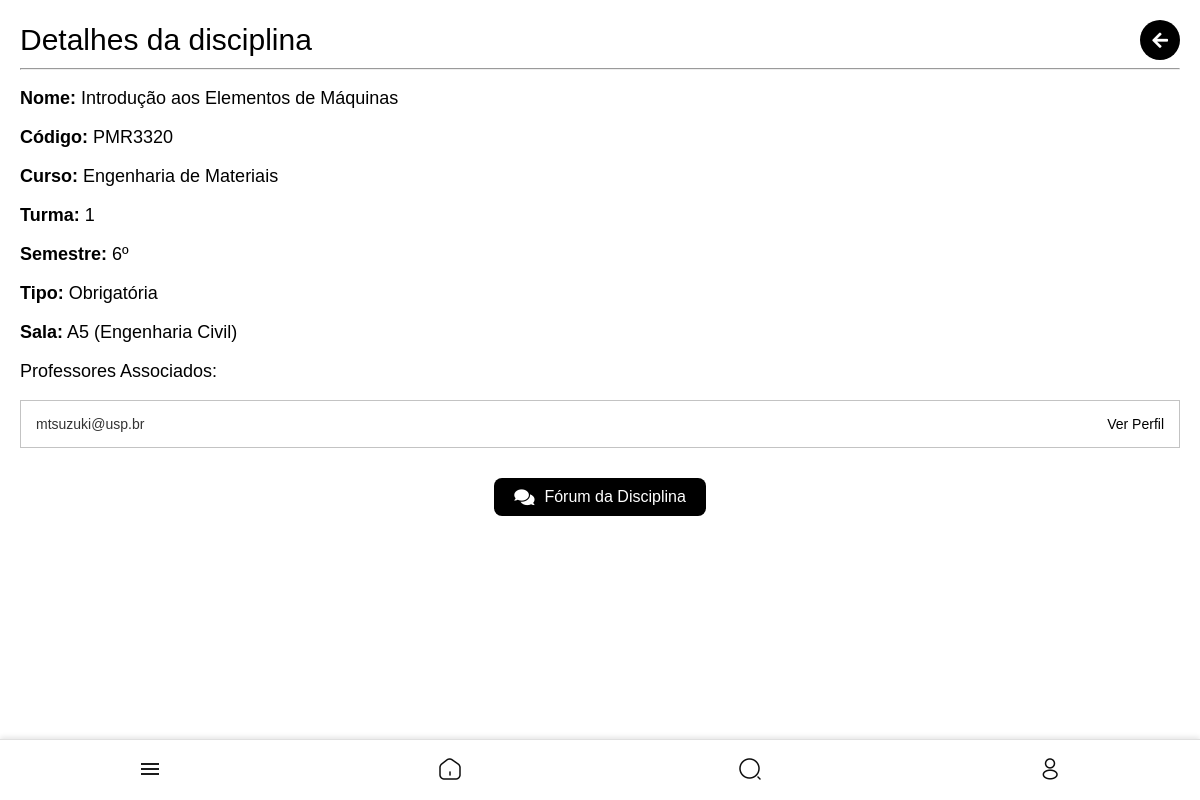
/disciplinas/3180/ (signed in), run on the app's committed database.
### core/models.py (models this page shows, shortened)
class Disciplina(models.Model):
    nome = models.CharField(max_length=255)
    codigo = models.CharField(max_length=10)
    curso = models.CharField(max_length=255)
    semestre = models.CharField(max_length=10)
    tipo = models.CharField(max_length=50)
    sala = models.ForeignKey(Sala, on_delete=models.SET_NULL, null=True, blank=True, related_name='disciplinas')
    professor_responsavel = models.ForeignKey(
        settings.AUTH_USER_MODEL,
        null=True,
        blank=True,
        on_delete=models.SET_NULL,
        limit_choices_to={'user_type': 'professor'}
    )
    turma = models.IntegerField(default=1)

class Sala(models.Model):
    nome = models.CharField(max_length=50)
    predio = models.ForeignKey(Predio, on_delete=models.CASCADE, related_name='salas')
    pos_x = models.IntegerField(default=400)
    pos_y = models.IntegerField(default=200)
    Andar = models.IntegerField(default=1)

class Predio(models.Model):
    nome = models.CharField(max_length=100, unique=True)
    latitude = models.DecimalField(max_digits=9, decimal_places=6)
    longitude = models.DecimalField(max_digits=9, decimal_places=6)

class CustomUser(AbstractUser):
    USER_TYPE_CHOICES = (
        ('aluno', 'Aluno'),
        ('representante', 'Representante de Classe'),
        ('professor', 'Professor'),
        ('entidade', 'Entidade'),
    )
    user_type = models.CharField(max_length=20, choices=USER_TYPE_CHOICES, default='aluno')
    curso = models.CharField(max_length=100, blank=True, null=True)
    semestre = models.CharField(max_length=3, blank=True, null=True)
    departamento = models.CharField(max_length=100, blank=True, null=True)
    foto = models.ImageField(upload_to='user_photos/', blank=True, null=True, default='defaultphoto.jpg')
    email = models.EmailField(unique=True, validators=[CustomEmailValidator()])
    eventos_interesse = models.ManyToManyField('Evento', blank=True, related_name='interessados')
    is_public_profile = models.BooleanField(default=True)
    class Meta:
        verbose_name = 'Usuário'
        verbose_name_plural = 'Usuários'

### core/views.py (the view)
# urls.py: path('disciplinas/<int:disciplina_id>/', views.detalhe_disciplina, name='detalhe_disciplina'),
@login_required
def detalhe_disciplina(request, disciplina_id):
    disciplina = get_object_or_404(Disciplina, id=disciplina_id)
    professores = User.objects.filter(
        user_type='professor',
        userdiscipline__disciplina=disciplina
    )
    return render(request, 'core/detalhe_disciplina.html', {'disciplina': disciplina, 'professores': professores})

### templates/core/detalhe_disciplina.html (shortened to what this page needs)
{% extends 'core/base.html' %}
{% block content %}
{% load static %}
<div class="disciplinas-add-container">
    <div class="header-container">
        <h1>Detalhes da disciplina</h1>
        <div class="actions">
            <button class="icon-btn" onclick="history.back();">
                <i class="fa fa-arrow-left"></i>
            </button>
        </div>
    </div>
    <hr>
    <div class="disciplina-info">
        <p><strong>Nome:</strong> {{ disciplina.nome }}</p>
        <p><strong>Código:</strong> {{ disciplina.codigo }}</p>
        <p><strong>Curso:</strong> {{ disciplina.curso }}</p>
        <p><strong>Turma:</strong> {{ disciplina.turma }}</p>
        <p><strong>Semestre:</strong> {{ disciplina.semestre }}</p>
        <p><strong>Tipo:</strong> {{ disciplina.tipo }}</p>
        {% if disciplina.sala %}
        <p><strong>Sala:</strong> {{ disciplina.sala.nome }} ({{ disciplina.sala.predio.nome }})</p>
        {% else %}
        <p><strong>Sala:</strong> Não atribuída</p>
        {% endif %}
    </div>
    <div class="professores-container">
        <h3>Professores Associados:</h3>
        <ul class="disciplinas-add-list">
            {% for professor in professores %}
            <li class="disciplina-detail-item">
                <span>{{ professor.username }}</span>
                <a href="{% url 'view_profile' professor.id %}" class="btn btn-secondary">
                    Ver Perfil
                </a>
            </li>
            {% empty %}
            <li class="empty-result" style="font-size: min(15px,4vw); color: #8c8c8c;">
                Nenhum professor associado.
            </li>
            {% endfor %}
        </ul>
    </div>
    <div class="import-disciplinas-container">
        <a href="{% url 'lista_topicos' disciplina.id %}" class="import-btn">
            <i class="fa fa-comments"></i>
            <span>Fórum da Disciplina</span>
        </a>
    </div>
</div>
{% endblock %}

### static/style.css (style rules this page uses)
@media (min-width: 769px) { body { font-family: Arial, sans-serif; background-color: rgb(234, 234, 234); display: flex; flex-direction: column; align-items: center; justify-content: flex-start; min-height: 100vh; margin: 0; padding-bottom: 5vw; } }
@media (min-width: 769px) { a { text-decoration: none; color: #000000; } }
@media (min-width: 769px) { .header-container { display: flex; flex-direction: row; justify-content: space-between; align-items: center; } }
@media (min-width: 769px) { .actions { display: flex; flex-direction: row; gap: min(10px, 2vw); justify-content: center; align-items: center; } }
@media (min-width: 769px) { .actions .icon-btn { display: flex; flex-direction: row; justify-content: center; background-color: #000; color: #fff; border: none; border-radius: 50%; width: min(40px, 8vw); height: min(40px, 8vw); font-size: min(18px, 4vw); cursor: pointer; text-decoration: none; } }
@media (min-width: 769px) { .disciplinas-add-container { padding: min(6vw, 20px); font-family: Arial, sans-serif; padding-bottom: min(20vw,80px); width: 100vw; box-sizing: border-box; } }
@media (min-width: 769px) { .disciplinas-add-container h3 { font-weight: normal; font-size: min(18px,5vw); } }
@media (min-width: 769px) { .disciplinas-add-container h1 { font-size: min(30px,6vw); margin-bottom: 0; margin-top: 0; font-weight:normal; text-align: left; } }
@media (min-width: 769px) { .disciplinas-add-list { list-style: none; padding: 0; margin: 0; display: flex; flex-direction: column; } }
@media (min-width: 769px) { .disciplinas-add-list { display: flex; justify-content: center; align-items: center; margin-bottom: min(10px); } }
@media (min-width: 769px) { .import-disciplinas-container { text-align: center; margin-top: min(20px, 6vw); } }
@media (min-width: 769px) { .import-btn { display: inline-flex; align-items: center; justify-content: center; font-size: min(16px, 4vw); color: white; background-color: #000000; padding: min(10px, 3vw) min(20px, 6vw); border-radius: min(8px, 2vw); border: none; cursor: pointer; text-decoration: none; } }
@media (min-width: 769px) { .import-btn i { margin-right: min(10px, 2vw); font-size: min(18px, 4vw); } }
@media (min-width: 769px) { .disciplina-info p { font-size: min(18px,4vw); } }
@media (min-width: 769px) { .disciplina-detail-item { display: flex; align-items: center; justify-content: space-between; background-color: #fff; border: 1px solid #c3c3c3; margin-bottom: min(10px,6vw); padding: min(15px,6vw); text-align: left; width: 100%; box-sizing: border-box; } }
@media (min-width: 769px) { .disciplina-detail-item span { font-size: min(14px,4vw); color: #333; } }
@media (min-width: 769px) { .disciplina-detail-item a { font-size: min(14px,4vw); color: #000000; } }
@media (min-width: 769px) { .icon-btn { background: none; border: none; font-size: min(18px, 4vw); color: #000000; cursor: pointer; text-decoration: none; display: flex; align-items: center; justify-content: center; } }
@media (min-width: 769px) { .topico-info p,a { font-size: min(12px); color: grey; } }

### templates/core/detalhe_disciplina.html (style rules this page uses)
body { background-color: white; margin: 0; padding: 0; box-sizing: border-box; overflow-x: hidden; }
html, body { width: 100%; }

### data on the page
Disciplina: nome "Introdução aos Elementos de Máquinas", codigo "PMR3320", curso "Engenharia de Materiais", turma "1", semestre "6º", tipo "Obrigatória", sala.nome "A5", sala.predio.nome "Engenharia Civil"
CustomUser: username "mtsuzuki@usp.br"
